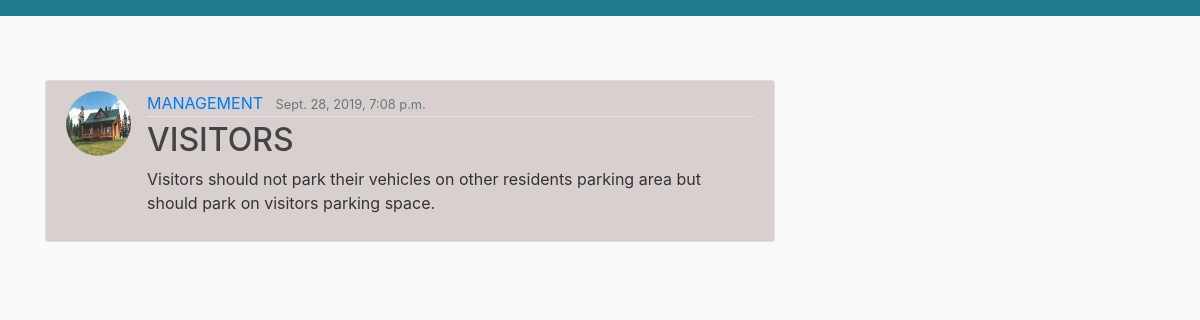
/post/2/, run on an earlier commit of the app's database.
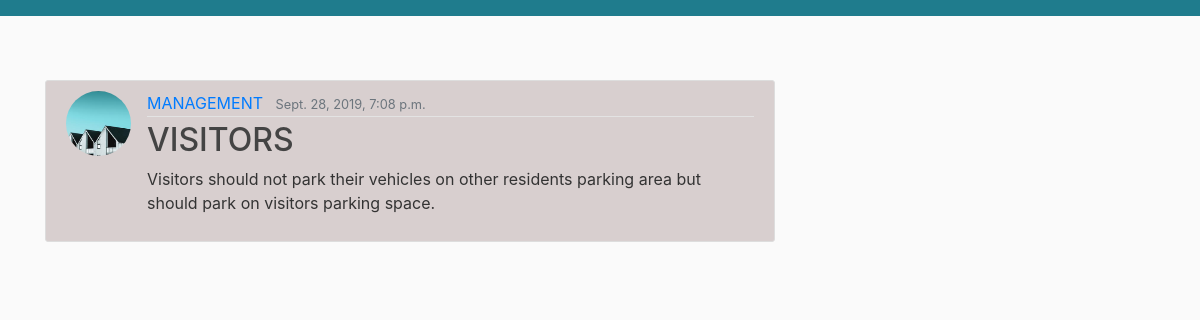
And on a later commit of the database.
### project/models.py (models this page shows, shortened)
class Post(models.Model):
    title = models.CharField(max_length=50)
    content = models.TextField()
    date_posted = models.DateTimeField(default=timezone.now)
    Personel = models.ForeignKey(User, on_delete=models.CASCADE)

### users/models.py (models this page shows, shortened)
class Profile(models.Model):
    user = models.OneToOneField(User, on_delete=models.CASCADE)
    image = models.ImageField(default='default.jpg', upload_to='profile_pics')

### project/views.py (the view)
# urls.py: path('post/<int:pk>/', PostDetailView.as_view(), name='post_detail'),
class PostDetailView(DetailView):
    model = Post

### project/templates/project/post_detail.html
{% extends "project/base.html"%}
{% block content %}
    <article class="media content-section">
      <img class="rounded-circle article-img" src="{{ object.Personel.profile.image.url }}">
            <div class="media-body">
              <div class="article-metadata">
                <a class="mr-2" href="#">{{ object.Personel }}</a>
                <small class="text-muted">{{ object.date_posted }}</small>
              </div>
              <h2 class="article-title">{{ object.title }}</h2>
              <p class="article-content">{{ object.content }}</p>
            </div>
          </article>
{% endblock content %}

What changed in the data, as far as the page shows it:
changed through a linked row, Post "VISITORS": Personel.profile.image: picture added in place of a placeholder
